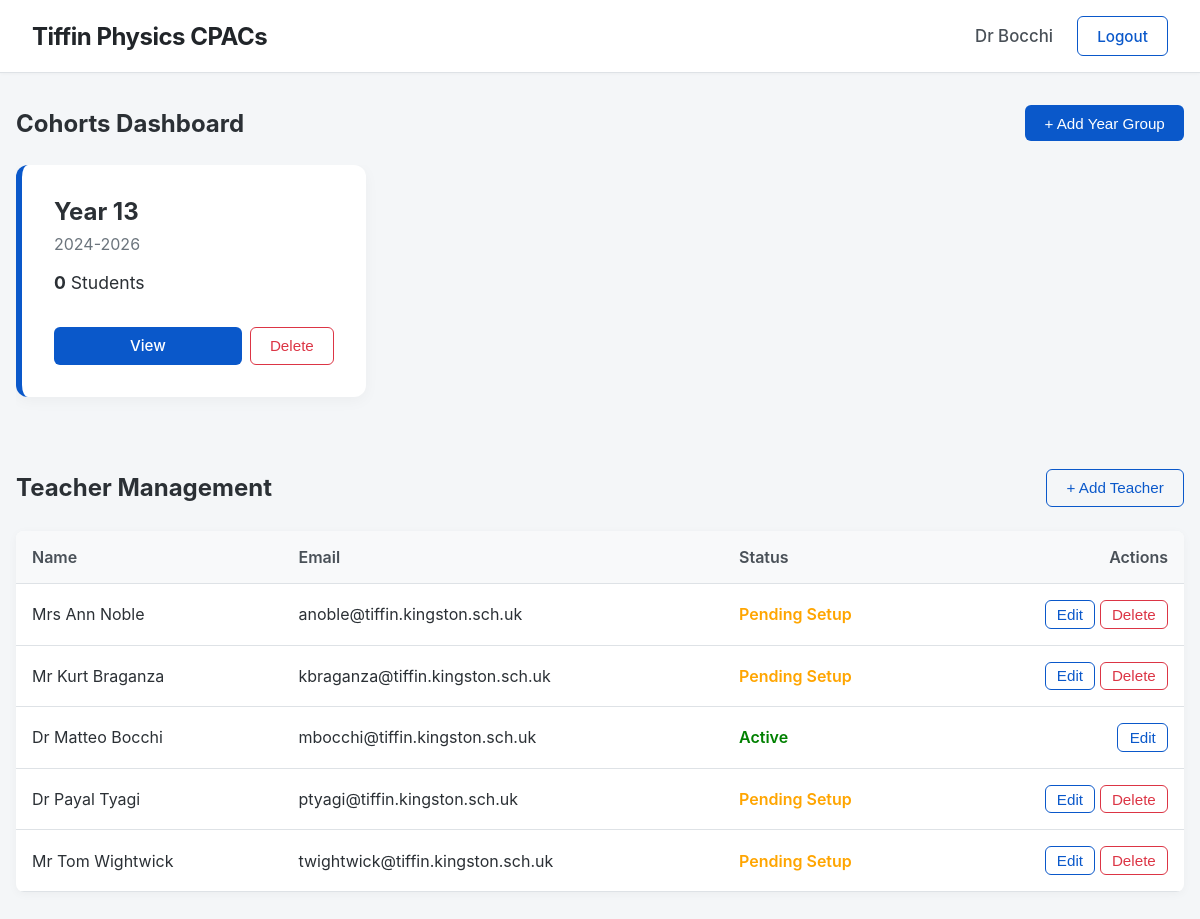
The app's page /dashboard (signed in), older data.
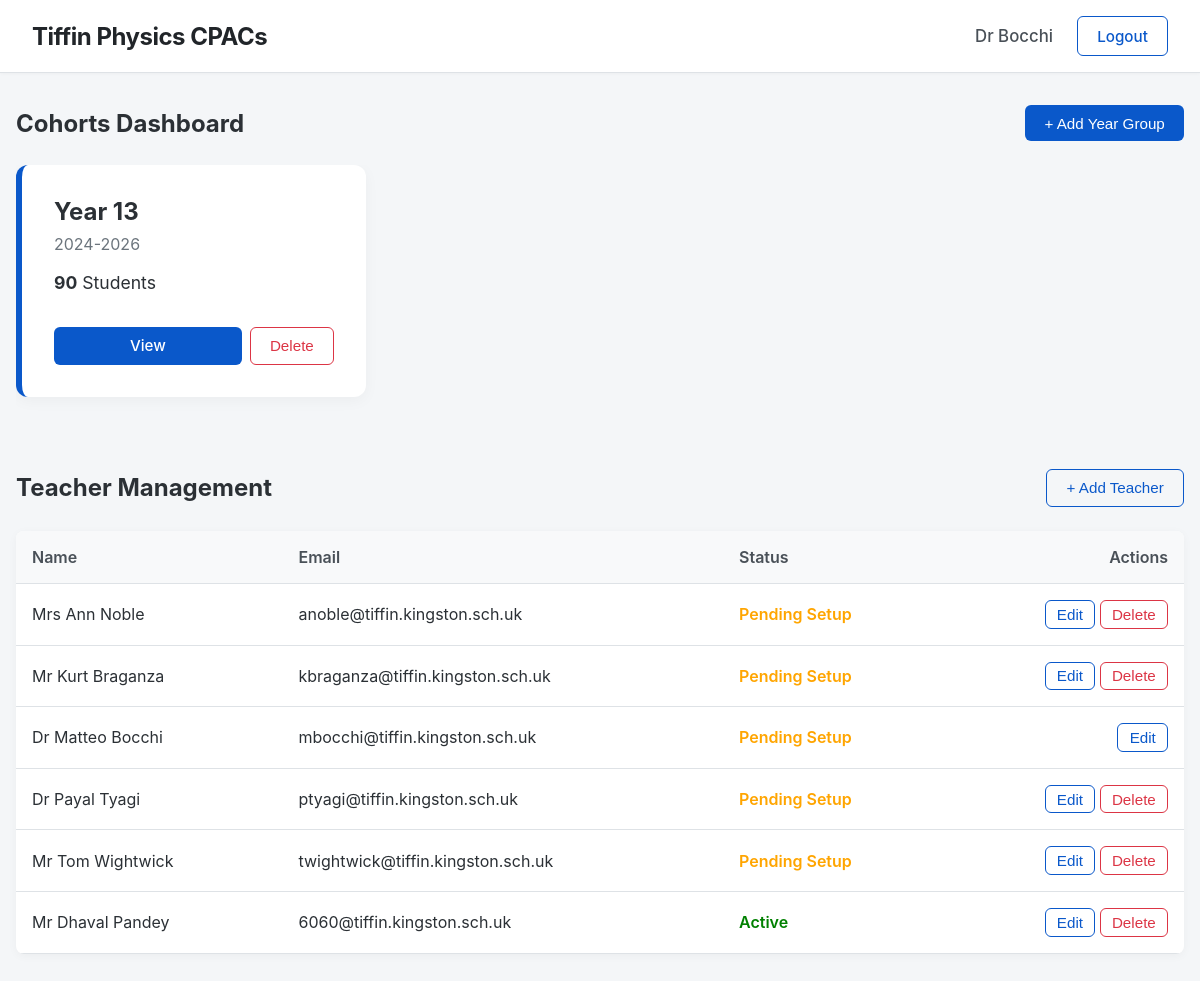
The same page, newer data.
### app.py (models this page shows, shortened)
class Teacher(UserMixin, db.Model):
    id = db.Column(db.Integer, primary_key=True)
    email = db.Column(db.String(150), unique=True, nullable=False)
    password = db.Column(db.String(200), nullable=True) # Nullable for first-time login
    title = db.Column(db.String(10), nullable=False)
    first_name = db.Column(db.String(100), nullable=False)
    last_name = db.Column(db.String(100), nullable=False)
    @property
    def role(self): return 'teacher'

### app.py (the view)
@app.route('/dashboard')
@teacher_required
def dashboard():
    cohorts = Cohort.query.order_by(Cohort.end_year.desc()).all()
    cohort_data = [{'id': c.id, 'title': get_cohort_title(c.end_year), 'years': f"{c.start_year}-{c.end_year}", 'student_count': len(c.students)} for c in cohorts]
    teachers = Teacher.query.all()
    return render_template('dashboard.html', cohorts=cohort_data, teachers=teachers)

### app.py (called while the page is built)
@login_manager.user_loader
def load_user(user_id):
    if user_id.startswith('teacher_'): return Teacher.query.get(int(user_id.split('_')[1]))
    elif user_id.startswith('student_'): return Student.query.get(int(user_id.split('_')[1]))
    return None

def teacher_required(f):
    @wraps(f)
    def decorated_function(*args, **kwargs):
        if not current_user.is_authenticated or current_user.role != 'teacher': abort(403)
        return f(*args, **kwargs)
    return decorated_function

def get_academic_end_year():
    now = datetime.utcnow()
    return now.year if now.month < 9 else now.year + 1

def get_cohort_title(end_year):
    acad_end = get_academic_end_year()
    if end_year == acad_end: return "Year 13"
    elif end_year == acad_end + 1: return "Year 12"
    elif end_year < acad_end:
        diff = acad_end - end_year
        return "Left last year" if diff == 1 else f"Left {diff} years ago"
    return f"Future (Starts {end_year-2})"

### templates/dashboard.html (shortened to what this page needs)
{% extends 'base.html' %} {% block content %}
<div
	style="
		display: flex;
		justify-content: space-between;
		align-items: center;
		margin-bottom: 1.5rem;
	">
	<h2 style="margin: 0">Cohorts Dashboard</h2>
	<button
		class="btn"
		onclick="
			document.getElementById('addCohortModal').style.display = 'flex'
		">
		+ Add Year Group
	</button>
</div>
<div class="carousel">
	{% for c in cohorts %}
	<div class="card">
		<div>
			<h3>{{ c.title }}</h3>
			<p style="color: #6c757d; margin-top: 0">{{ c.years }}</p>
			<p style="font-size: 1.1rem">
				<strong>{{ c.student_count }}</strong> Students
			</p>
		</div>
		<div style="display: flex; gap: 0.5rem; margin-top: 1rem">
			<a
				href="{{ url_for('cohort_view', id=c.id) }}"
				class="btn"
				style="flex: 1; text-align: center"
				>View</a
			>
			<form
				method="POST"
				action="{{ url_for('delete_cohort', id=c.id) }}"
				onsubmit="
					return confirm(
						'WARNING: Are you sure you want to delete this entire cohort? All students and their marks will be lost forever.',
					);
				"
				style="margin: 0">
				<button
					type="submit"
					class="btn btn-danger"
					style="height: 100%">
					Delete
				</button>
			</form>
		</div>
	</div>
	{% endfor %}
</div>
<div
	style="
		display: flex;
		justify-content: space-between;
		align-items: center;
		margin-bottom: 1.5rem;
		margin-top: 3rem;
	">
	<h2 style="margin: 0">Teacher Management</h2>
	<button
		class="btn btn-outline"
		onclick="
			document.getElementById('addTeacherModal').style.display = 'flex'
		">
		+ Add Teacher
	</button>
</div>
<table class="data-table">
	<tr>
		<th>Name</th>
		<th>Email</th>
		<th>Status</th>
		<th style="text-align: right">Actions</th>
	</tr>
	{% for t in teachers %}
	<tr>
		<td>{{ t.title }} {{ t.first_name }} {{ t.last_name }}</td>
		<td>{{ t.email }}</td>
		<td>
			{% if t.password %}
			<span style="color: green; font-weight: 600">Active</span>
			{% else %}
			<span style="color: orange; font-weight: 600">Pending Setup</span>
			{% endif %}
		</td>
		<td style="text-align: right">
			<button
				class="btn btn-outline"
				style="padding: 0.3rem 0.7rem"
				onclick="openEditTeacher({{ t.id }}, '{{ t.title }}', '{{ t.first_name }} {{ t.last_name }}')">
				Edit
			</button>
			{% if current_user.id != t.id %}
			<form
				method="POST"
				action="{{ url_for('delete_teacher', id=t.id) }}"
				style="display: inline"
				onsubmit="return confirm('Delete teacher {{ t.last_name }}?');">
				<button
					type="submit"
					class="btn btn-danger"
					style="padding: 0.3rem 0.7rem">
					Delete
				</button>
			</form>
			{% endif %}
		</td>
	</tr>
	{% endfor %}
</table>
{% endblock %}

### templates/base.html (shortened to what this page needs)
<!doctype html>
<html lang="en">
	<head>
	</head>
	<body>
		<nav class="navbar">
			<h2>
				<a
					href="{% if current_user.is_authenticated and current_user.role == 'teacher' %}{{ url_for('dashboard') }}{% else %}{{ url_for('home') }}{% endif %}"
					class="navbar-brand"
					>Tiffin Physics CPACs</a
				>
			</h2>
			<div style="display: flex; align-items: center">
				{% if current_user.is_authenticated %} {% if current_user.role
				== 'teacher' %}
				<span class="user-name"
					>{{ current_user.title }} {{ current_user.last_name }}</span
				>
				{% endif %}
				<a href="{{ url_for('logout') }}" class="btn btn-outline"
					>Logout</a
				>
				{% endif %}
			</div>
		</nav>
		<div class="container">
			 {% block content %}{%
			endblock %}
		</div>
	</body>
</html>

### templates/base.html (style rules this page uses)
:root { --bg: #f4f6f8; --text: #2b3035; --primary: #0a58ca; --border: #dee2e6; }
body { font-family: -apple-system, BlinkMacSystemFont, "Segoe UI", Roboto, sans-serif; background: var(--bg); color: var(--text); margin: 0; padding: 0; }
.navbar { background: #ffffff; padding: 1rem 2rem; border-bottom: 1px solid var(--border); display: flex; justify-content: space-between; align-items: center; box-shadow: 0 1px 3px rgba(0, 0, 0, 0.03); }
.navbar h2 { margin: 0; font-weight: 700; letter-spacing: -0.5px; }
.navbar-brand { text-decoration: none; color: #212529; transition: color 0.2s ease; }
.user-name { font-weight: 500; font-size: 1.05rem; margin-right: 1.5rem; color: #495057; }
.container { max-width: 1400px; margin: 2rem auto; padding: 0 1rem; }
.btn { padding: 0.6rem 1.2rem; border: none; border-radius: 6px; background: var(--primary); color: white; cursor: pointer; text-decoration: none; font-size: 0.95rem; font-weight: 500; transition: background 0.2s; }
.btn-outline { background: transparent; border: 1px solid var(--primary); color: var(--primary); }
.btn-danger { background: white; border: 1px solid #dc3545; color: #dc3545; }

### templates/dashboard.html (style rules this page uses)
.carousel { display: flex; overflow-x: auto; gap: 1.5rem; padding-bottom: 1.5rem; margin-bottom: 3rem; }
.card { min-width: 280px; background: white; padding: 2rem; border-radius: 12px; box-shadow: 0 4px 15px rgba(0, 0, 0, 0.04); border-left: 6px solid var(--primary); display: flex; flex-direction: column; justify-content: space-between; }
.card h3 { margin-top: 0; font-size: 1.5rem; margin-bottom: 0.5rem; }
.data-table { width: 100%; border-collapse: collapse; background: white; border-radius: 8px; overflow: hidden; box-shadow: 0 2px 10px rgba(0, 0, 0, 0.04); }
.data-table th, .data-table td { padding: 1rem; text-align: left; border-bottom: 1px solid var(--border); }
.data-table th { background: #f8f9fa; font-weight: 600; color: #495057; }

Row changes from the older to the newer data that the page shows:
changed Teacher "Matteo": password "Active" → "Pending Setup"
added Teacher: title "Mr", first_name "Dhaval", last_name "Pandey", email "6060@tiffin.kingston.sch.uk", shows "Active"
Text that changed along with them:
new list line: "Year 13 2024-2026 90 Students View Delete"
list line gone: "Year 13 2024-2026 0 Students View Delete"
